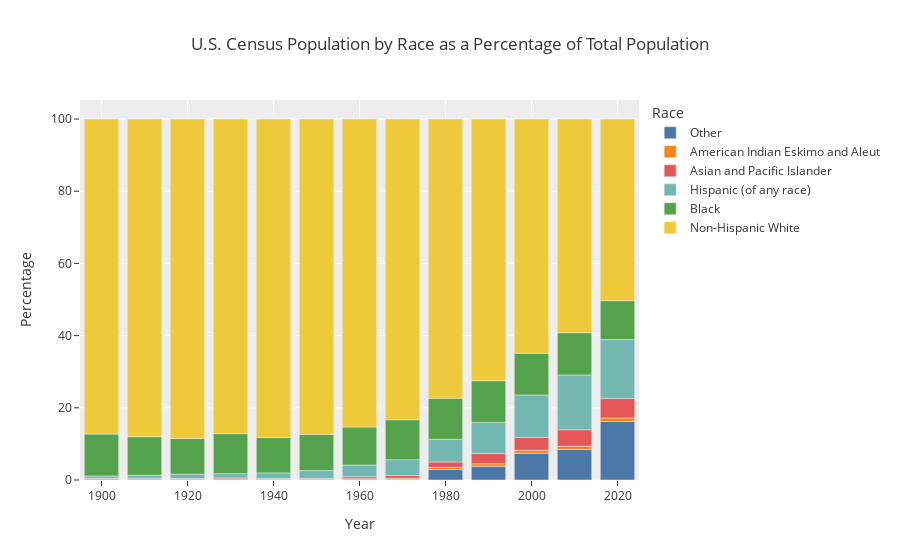

Here is the notebook cell this chart was saved with:
### Code cell
wide_df = px.data.medals_wide()

usa_pop = usa_pop.sort_values(by='Percentage', ascending = True)
fig = px.bar(usa_pop, x="Year",y='Percentage', color="Race", title="U.S. Census Population by Race as a Percentage of Total Population", range_x=[1895, 2025],
      color_discrete_sequence=px.colors.qualitative.T10, template= 'ggplot2')
fig.show()
fig.write_html((Path('/Users/ianapeix/ADA2022/html/US_Census_Percentage')))

### Figure 1 — Plotly figure (JSON) as saved in the notebook; plotly's stock layout.template omitted (floating-point values rounded to 4 significant figures)
{"data": [{"alignmentgroup": "True", "hovertemplate": "Race=Other<br>Year=%{x}<br>Percentage=%{y}<extra></extra>", "legendgroup": "Other", "marker": {"color": "#4C78A8", "pattern": {"shape": ""}}, "name": "Other", "offsetgroup": "Other", "orientation": "v", "showlegend": true, "textposition": "auto", "x": [1930, 1920, 1940, 1850, 1860, 1880, 1890, 1900, 1910, 1870, 1950, 1960, 1970, 1980, 1990, 2000, 2010, 2020], "xaxis": "x", "y": [0.0, 0.0, 0.0, 0.0, 0.0, 0.0, 0.0, 0.0, 0.0, 0.0, 0.03, 0.05, 0.11, 2.9, 3.78, 7.4, 8.46, 16.21], "yaxis": "y", "type": "bar"}, {"alignmentgroup": "True", "hovertemplate": "Race=American Indian Eskimo and Aleut <br>Year=%{x}<br>Percentage=%{y}<extra></extra>", "legendgroup": "American Indian Eskimo and Aleut ", "marker": {"color": "#F58518", "pattern": {"shape": ""}}, "name": "American Indian Eskimo and Aleut ", "offsetgroup": "American Indian Eskimo and Aleut ", "orientation": "v", "showlegend": true, "textposition": "auto", "x": [1850, 1870, 1880, 1860, 1950, 1920, 1940, 1910, 1900, 1930, 1960, 1970, 1890, 1980, 1990, 2000, 2010, 2020], "xaxis": "x", "y": [0.0, 0.1, 0.13, 0.18, 0.23, 0.23, 0.25, 0.29, 0.31, 0.31, 0.31, 0.39, 0.48, 0.61, 0.75, 0.83, 0.88, 0.98], "yaxis": "y", "type": "bar"}, {"alignmentgroup": "True", "hovertemplate": "Race=Asian and Pacific Islander <br>Year=%{x}<br>Percentage=%{y}<extra></extra>", "legendgroup": "Asian and Pacific Islander ", "marker": {"color": "#E45756", "pattern": {"shape": ""}}, "name": "Asian and Pacific Islander ", "offsetgroup": "Asian and Pacific Islander ", "orientation": "v", "showlegend": true, "textposition": "auto", "x": [1850, 1860, 1900, 1910, 1920, 1940, 1880, 1950, 1890, 1930, 1870, 1960, 1970, 1980, 1990, 2000, 2010, 2020], "xaxis": "x", "y": [0.0, 0.14, 0.15, 0.16, 0.17, 0.19, 0.21, 0.21, 0.21, 0.25, 0.26, 0.55, 0.75, 1.5, 2.8, 3.55, 4.58, 5.4], "yaxis": "y", "type": "bar"}, {"alignmentgroup": "True", "hovertemplate": "Race=Hispanic (of any race)<br>Year=%{x}<br>Percentage=%{y}<extra></extra>", "legendgroup": "Hispanic (of any race)", "marker": {"color": "#72B7B2", "pattern": {"shape": ""}}, "name": "Hispanic (of any race)", "offsetgroup": "Hispanic (of any race)", "orientation": "v", "showlegend": true, "textposition": "auto", "x": [1850, 1870, 1860, 1900, 1890, 1880, 1910, 1930, 1920, 1940, 1950, 1960, 1970, 1980, 1990, 2000, 2010, 2020], "xaxis": "x", "y": [0.5, 0.63, 0.64, 0.66, 0.77, 0.78, 0.87, 1.2, 1.22, 1.53, 2.14, 3.24, 4.38, 6.27, 8.61, 11.78, 15.18, 16.3], "yaxis": "y", "type": "bar"}, {"alignmentgroup": "True", "hovertemplate": "Race=Black <br>Year=%{x}<br>Percentage=%{y}<extra></extra>", "legendgroup": "Black ", "marker": {"color": "#54A24B", "pattern": {"shape": ""}}, "name": "Black ", "offsetgroup": "Black ", "orientation": "v", "showlegend": true, "textposition": "auto", "x": [1940, 1920, 1950, 1960, 1910, 2020, 1930, 1970, 1980, 1990, 2000, 1900, 2010, 1880, 1890, 1850, 1860, 1870], "xaxis": "x", "y": [9.77, 9.89, 9.98, 10.51, 10.67, 10.79, 11.07, 11.07, 11.37, 11.56, 11.56, 11.61, 11.71, 13.11, 14.6, 15.69, 18.42, 19.87], "yaxis": "y", "type": "bar"}, {"alignmentgroup": "True", "hovertemplate": "Race=Non-Hispanic White<br>Year=%{x}<br>Percentage=%{y}<extra></extra>", "legendgroup": "Non-Hispanic White", "marker": {"color": "#EECA3B", "pattern": {"shape": ""}}, "name": "Non-Hispanic White", "offsetgroup": "Non-Hispanic White", "orientation": "v", "showlegend": true, "textposition": "auto", "x": [2020, 2010, 2000, 1990, 1980, 1870, 1860, 1970, 1850, 1890, 1960, 1880, 1930, 1900, 1950, 1910, 1940, 1920], "xaxis": "x", "y": [50.32, 59.2, 64.89, 72.49, 77.35, 79.14, 80.61, 83.3, 83.81, 83.94, 85.35, 85.77, 87.17, 87.26, 87.41, 88.01, 88.25, 88.49], "yaxis": "y", "type": "bar"}], "layout": {"xaxis": {"anchor": "y", "domain": [0.0, 1.0], "title": {"text": "Year"}, "range": [1895, 2025]}, "yaxis": {"anchor": "x", "domain": [0.0, 1.0], "title": {"text": "Percentage"}}, "legend": {"title": {"text": "Race"}, "tracegroupgap": 0}, "title": {"text": "U.S. Census Population by Race as a Percentage of Total Population"}, "barmode": "relative"}}
